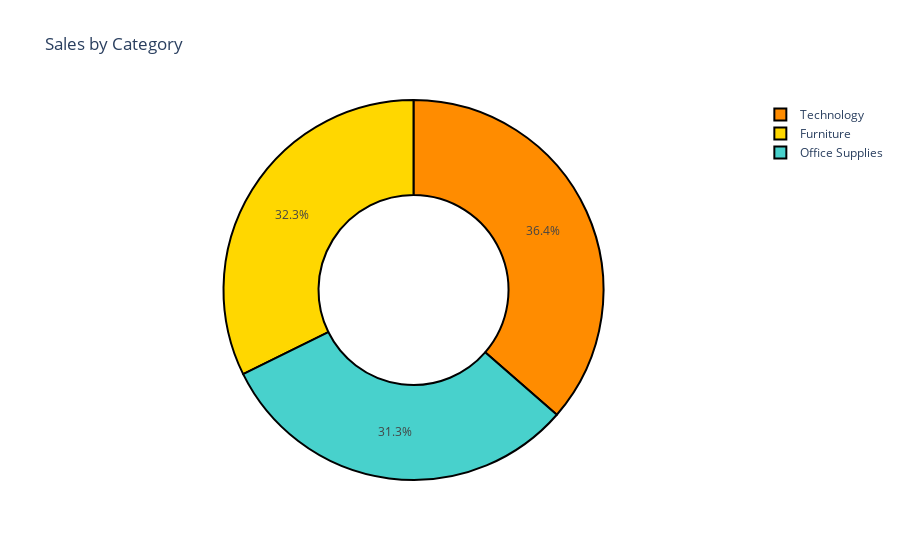

The cell this chart's notebook holds for it:
### Markdown cell above
#### 9-Sales by Category

### Code cell
Sales_by_Category= df.groupby('Category')['Sales'].sum().reset_index()
fig = px.pie(Sales_by_Category,names='Category',values='Sales',hole=0.5,color_discrete_sequence=px.colors.qualitative.Pastel,title='Sales by Category')
fig.update_traces(textposition='inside', textinfo='percent', marker=dict(colors=colors, line=dict(color='#000000', width=2)))
fig.show()

### Figure 1 — Plotly figure (JSON) as saved in the notebook; plotly's stock layout.template omitted (floating-point values rounded to 4 significant figures)
{"data": [{"domain": {"x": [0, 1], "y": [0, 1]}, "hole": 0.5, "hovertemplate": "Category=%{label}<br>Sales=%{value}<extra></extra>", "labels": ["Furniture", "Office Supplies", "Technology"], "legendgroup": "", "marker": {"colors": ["gold", "mediumturquoise", "darkorange", "lightgreen"], "line": {"color": "#000000", "width": 2}}, "name": "", "showlegend": true, "textinfo": "percent", "textposition": "inside", "type": "pie", "values": [742000.0, 719000.0, 836200.0]}], "layout": {"legend": {"tracegroupgap": 0}, "piecolorway": ["rgb(102, 197, 204)", "rgb(246, 207, 113)", "rgb(248, 156, 116)", "rgb(220, 176, 242)", "rgb(135, 197, 95)", "rgb(158, 185, 243)", "rgb(254, 136, 177)", "rgb(201, 219, 116)", "rgb(139, 224, 164)", "rgb(180, 151, 231)", "rgb(179, 179, 179)"], "title": {"text": "Sales by Category"}}}
